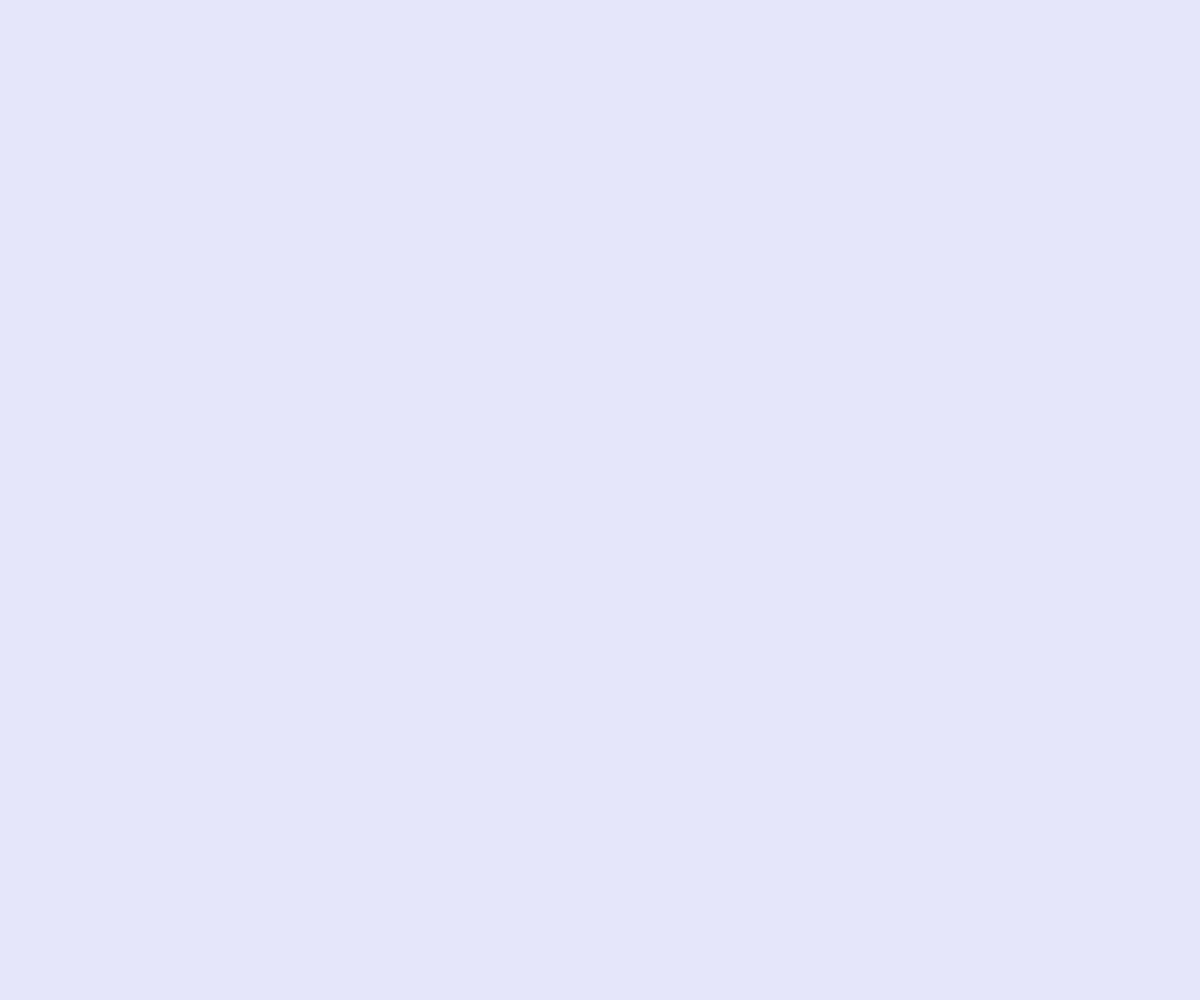
Frame 1 (no input)
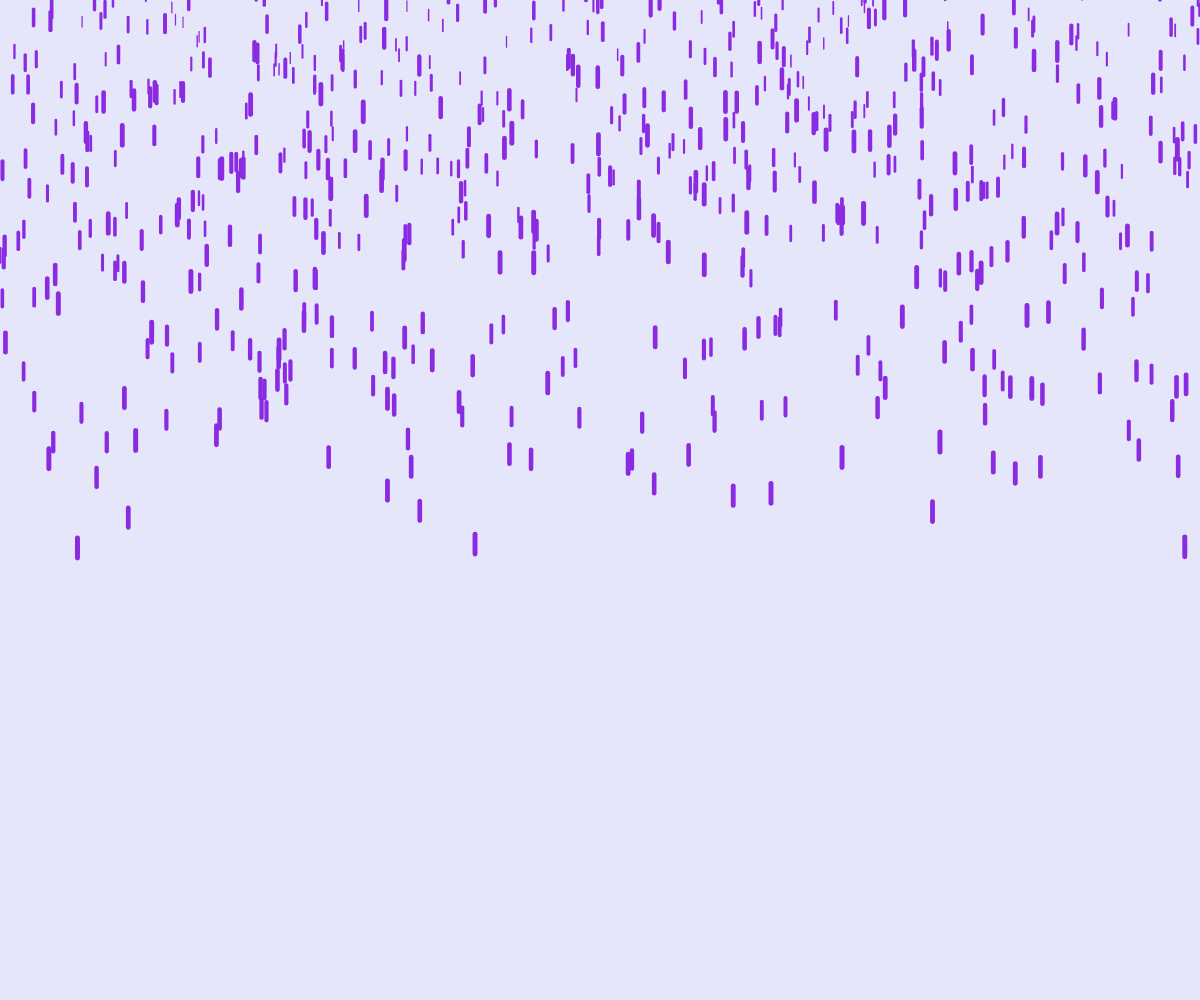
Frame 60 (no input)
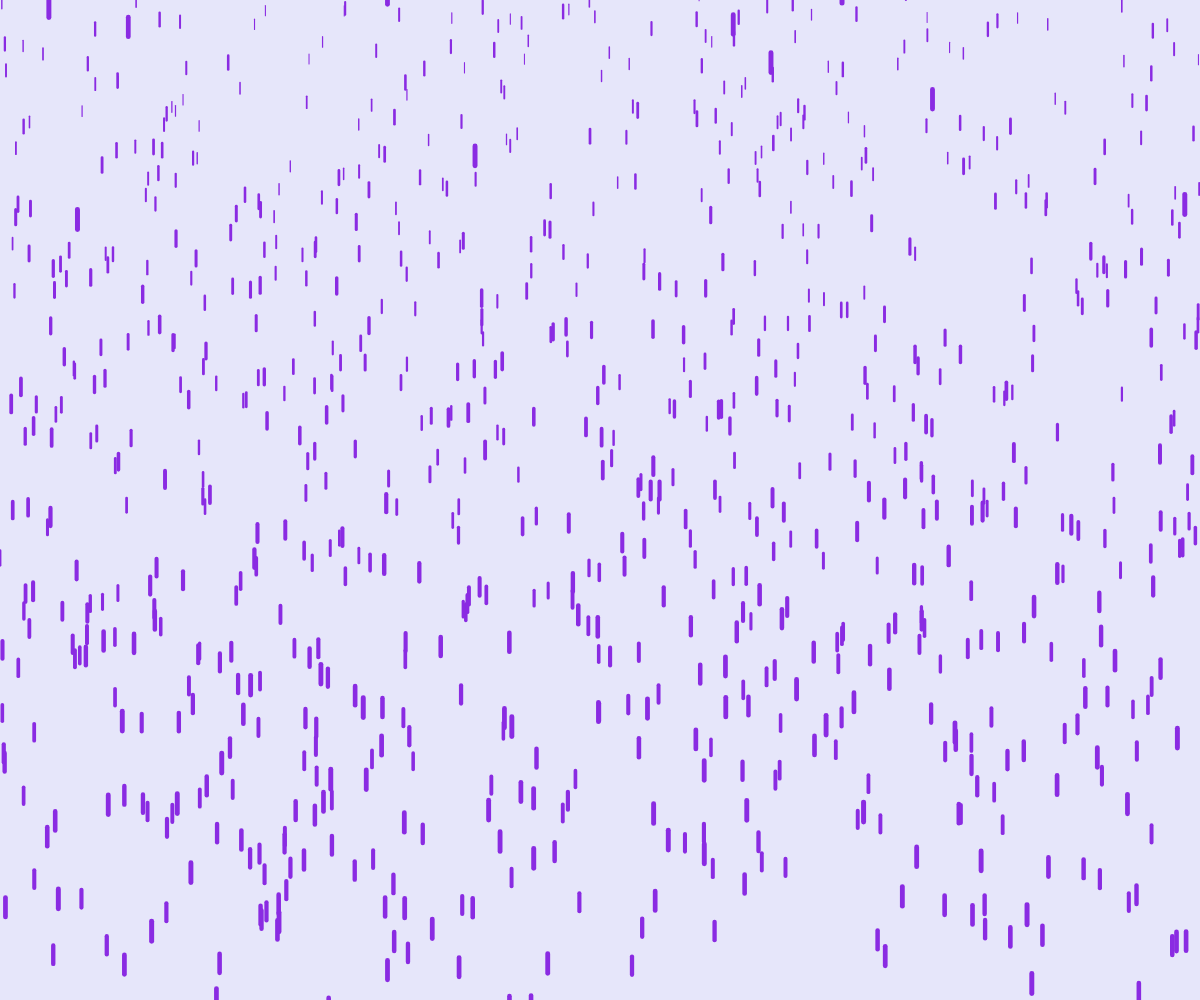
Frame 120 (the mouse pressed at the canvas centre since frame 60)

The p5.js sketch that drew these frames (run headless with seeded random() and noise() and a simulated clock; from frame 60 on, the mouse is pressed at the canvas centre):

// p5.js sketch
// ── sketch.js
// Daniel Shiffman
// http://codingtra.in
// http://patreon.com/codingtrain
// Code for: https://youtu.be/KkyIDI6rQJI

// Purple Rain
// (138, 43, 226)
// (230, 230, 250) // background

var drops = [];
var canvas;
var noOfDrops=0;
var slider;

function setup() {
  canvas = createCanvas(window.innerWidth, window.innerHeight);
  slider = createSlider(0,1000,2500);
  noOfDrops = slider.value();
  for (var i = 0; i < noOfDrops; i++) {
    drops[i] = new Drop();
  }
}

function draw() {
  background(230, 230, 250);
  for (var i = 0; i < drops.length; i++) {
    drops[i].fall();
    drops[i].show();
  }
}

// ── drop.js
// Daniel Shiffman
// http://codingtra.in
// http://patreon.com/codingtrain
// Code for: https://youtu.be/KkyIDI6rQJI


function Drop() {
  this.x = random(width);
  this.y = random(-500, -50);
  this.z = random(0, 200);
  this.len = map(this.z, 0, 200, 10, 20);
  this.yspeed = map(this.z, 0, 200, 1, 10);

  this.fall = function() {
    this.y = this.y + this.yspeed;
    var grav = map(this.z, 0, 200, 0, 0.2);
    //this.yspeed = this.yspeed + grav;
    //Removing Gravity to see what happens
    this.yspeed = this.yspeed;
    if (this.y > height) {
      this.y = random(-200, -100);
      this.yspeed = map(this.z, 0, 200, 1, 25);
    }
  }

  this.show = function() {
    var thick = map(this.z, 0, 200, 1, 5);
    strokeWeight(thick);
    stroke(138, 43, 226);
    line(this.x, this.y, this.x, this.y+this.len);
  }
}
